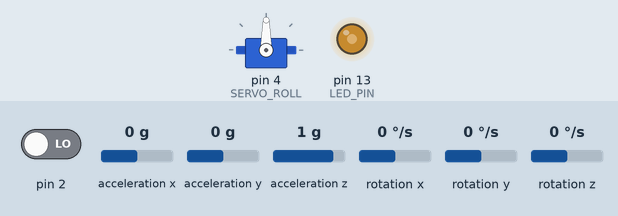
A sketch run on a simulated Arduino Uno, built with avr-gcc and run on an emulated ATmega328P. Shown: servo, output pins drawn as LEDs (lit = HIGH). Inputs (shaded band) come from the test bench; at power-on: acceleration y 0 g, acceleration z 1 g, pin 2 LOW, acceleration x 0 g, rotation x 0 °/s, rotation y 0 °/s, rotation z 0 °/s. The sensor or clock chip raises its interrupt line as the real part does; what the sketch prints to the serial monitor is not drawn.

Above: at 1.7 s.
1.8 s: acceleration y set to -1.4 g
At 2.5 s:
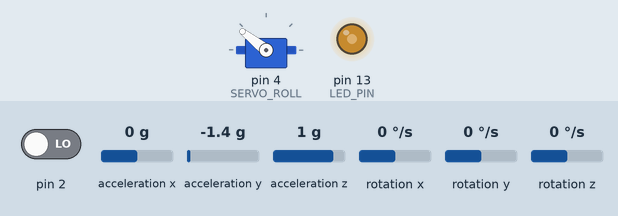
4.8 s: acceleration y set to 0 g
6.3 s: acceleration z set to 0.1 g
7.8 s: acceleration z set to -0.2 g
At 8.19 s:
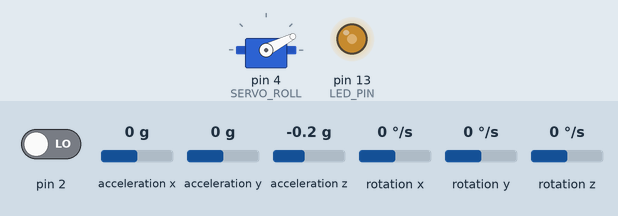
At 8.94 s:
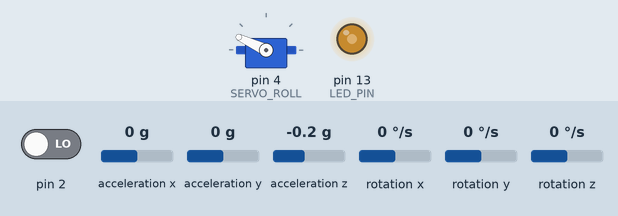
10.8 s: acceleration y set to -0.8 g
At 10.99 s:
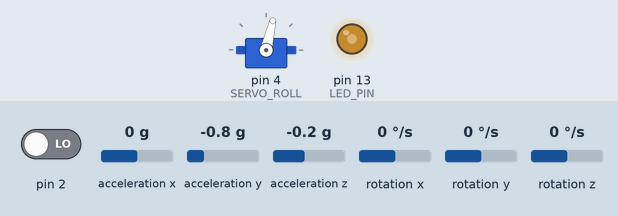
13.8 s: acceleration z set to 1.4 g
Timing chart, 0 to 17.8 s (numbered marks = the images above; inputs shaded):
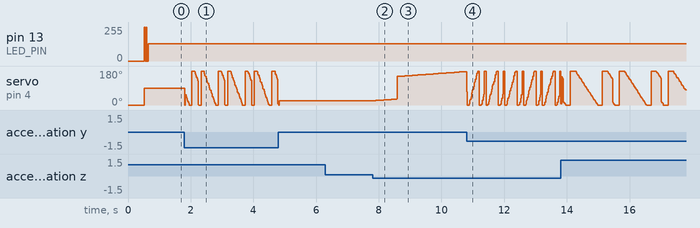

Measured:
- the behaviour switches between 0 and -0.1 g on acceleration z (found by bisection; images 1 and 2)
- after the input at 6.3 s, every drawn part: stays the same
- after the input at 7.8 s, servo on pin 4 (SERVO_ROLL): moves from 22° to 177° over 2.9 s, starting at once

The sketch:

mpu6050servo.ino
```cpp
// (licence header left out)
#include <Servo.h>
#include "intPID.h"

// I2Cdev and MPU6050 must be installed as libraries, or else the .cpp/.h files
// for both classes must be in the include path of your project
#include "I2Cdev.h"

#include "MPU6050_6Axis_MotionApps20.h"
//#include "MPU6050.h" // not necessary if using MotionApps include file

// Arduino Wire library is required if I2Cdev I2CDEV_ARDUINO_WIRE implementation
// is used in I2Cdev.h
#if I2CDEV_IMPLEMENTATION == I2CDEV_ARDUINO_WIRE
    #include "Wire.h"
#endif

// class default I2C address is 0x68
// specific I2C addresses may be passed as a parameter here
// AD0 low = 0x68 (default for SparkFun breakout and InvenSense evaluation board)
// AD0 high = 0x69
MPU6050 mpu;
//MPU6050 mpu(0x69); // <-- use for AD0 high

/* =========================================================================
   NOTE: In addition to connection 3.3v, GND, SDA, and SCL, this sketch
   depends on the MPU-6050's INT pin being connected to the Arduino's
   external interrupt #0 pin. On the Arduino Uno and Mega 2560, this is
   digital I/O pin 2.
 * ========================================================================= */

/* =========================================================================
   NOTE: Arduino v1.0.1 with the Leonardo board generates a compile error
   when using Serial.write(buf, len). The Teapot output uses this method.
   The solution requires a modification to the Arduino USBAPI.h file, which
   is fortunately simple, but annoying. This will be fixed in the next IDE
   release. For more info, see these links:

   http://arduino.cc/forum/index.php/topic,109987.0.html
   http://code.google.com/p/arduino/issues/detail?id=958
 * ========================================================================= */


// uncomment "OUTPUT_READABLE_QUATERNION" if you want to see the actual
// quaternion components in a [w, x, y, z] format (not best for parsing
// on a remote host such as Processing or something though)
//#define OUTPUT_READABLE_QUATERNION

// uncomment "OUTPUT_READABLE_EULER" if you want to see Euler angles
// (in degrees) calculated from the quaternions coming from the FIFO.
// Note that Euler angles suffer from gimbal lock (for more info, see
// http://en.wikipedia.org/wiki/Gimbal_lock)
//#define OUTPUT_READABLE_EULER

// uncomment "OUTPUT_READABLE_YAWPITCHROLL" if you want to see the yaw/
// pitch/roll angles (in degrees) calculated from the quaternions coming
// from the FIFO. Note this also requires gravity vector calculations.
// Also note that yaw/pitch/roll angles suffer from gimbal lock (for
// more info, see: http://en.wikipedia.org/wiki/Gimbal_lock)
//#define OUTPUT_READABLE_YAWPITCHROLL

// uncomment "OUTPUT_READABLE_REALACCEL" if you want to see acceleration
// components with gravity removed. This acceleration reference frame is
// not compensated for orientation, so +X is always +X according to the
// sensor, just without the effects of gravity. If you want acceleration
// compensated for orientation, us OUTPUT_READABLE_WORLDACCEL instead.
//#define OUTPUT_READABLE_REALACCEL

// uncomment "OUTPUT_READABLE_WORLDACCEL" if you want to see acceleration
// components with gravity removed and adjusted for the world frame of
// reference (yaw is relative to initial orientation, since no magnetometer
// is present in this case). Could be quite handy in some cases.
//#define OUTPUT_READABLE_WORLDACCEL

//////CUSTOM; for using yaw pitch roll values
#define OUTPUT_NOTHING_GET_YPR


#define LED_PIN 13 // (Arduino is 13, Teensy is 11, Teensy++ is 6)


#define SERVO_ROLL 4 //Roll servo on pin D4

bool blinkState = false;

// MPU control/status vars
bool dmpReady = false;  // set true if DMP init was successful
uint8_t mpuIntStatus;   // holds actual interrupt status byte from MPU
uint8_t devStatus;      // return status after each device operation (0 = success, !0 = error)
uint16_t packetSize;    // expected DMP packet size (default is 42 bytes)
uint16_t fifoCount;     // count of all bytes currently in FIFO
uint8_t fifoBuffer[64]; // FIFO storage buffer

// orientation/motion vars
Quaternion q;           // [w, x, y, z]         quaternion container
VectorInt16 aa;         // [x, y, z]            accel sensor measurements
VectorInt16 aaReal;     // [x, y, z]            gravity-free accel sensor measurements
VectorInt16 aaWorld;    // [x, y, z]            world-frame accel sensor measurements
VectorFloat gravity;    // [x, y, z]            gravity vector
float euler[3];         // [psi, theta, phi]    Euler angle container
float ypr[3];           // [yaw, pitch, roll]   yaw/pitch/roll container and gravity vector


//////////user variables
int8_t yaw;
int8_t pitch;
int8_t roll;

int8_t rollSetpoint;
int8_t servoSetting;

intPID rollPID(&rollSetpoint, &roll, &servoSetting);

Servo servoRoll;

// ================================================================
// ===               INTERRUPT DETECTION ROUTINE                ===
// ================================================================

volatile bool mpuInterrupt = false;     // indicates whether MPU interrupt pin has gone high
void dmpDataReady() {
    mpuInterrupt = true;
}


// ================================================================
// ===                      INITIAL SETUP                       ===
// ================================================================

void setup() {
    // join I2C bus (I2Cdev library doesn't do this automatically)
    #if I2CDEV_IMPLEMENTATION == I2CDEV_ARDUINO_WIRE
        Wire.begin();
        TWBR = 24; // 400kHz I2C clock (200kHz if CPU is 8MHz)
    #elif I2CDEV_IMPLEMENTATION == I2CDEV_BUILTIN_FASTWIRE
        Fastwire::setup(400, true);
    #endif

    servoRoll.attach(SERVO_ROLL);
    servoRoll.write(0);

    rollSetpoint = 0;
    rollPID.setCoefficients(0.3, 0.006, 10);

    // initialize serial communication
    Serial.begin(115200);

    mpu.initialize();

    // verify connection
    Serial.println(F("Testing device connections..."));
    Serial.println(mpu.testConnection() ? F("MPU6050 connection successful") : F("MPU6050 connection failed"));

    // load and configure the DMP
    Serial.println(F("Initializing DMP..."));
    devStatus = mpu.dmpInitialize();

    // supply your own gyro offsets here, scaled for min sensitivity
    mpu.setXGyroOffset(-107);
    mpu.setYGyroOffset(-13);
    mpu.setZGyroOffset(-15);
    mpu.setXAccelOffset(-1127);
    mpu.setYAccelOffset(-3118);
    mpu.setZAccelOffset(1386); // 1688 factory default for my test chip

    // make sure it worked (returns 0 if so)
    if (devStatus == 0) {
        // turn on the DMP, now that it's ready
        Serial.println(F("Enabling DMP..."));
        mpu.setDMPEnabled(true);

        // enable Arduino interrupt detection
        Serial.println(F("Enabling interrupt detection (Arduino external interrupt 0)..."));
        attachInterrupt(0, dmpDataReady, RISING);
        mpuIntStatus = mpu.getIntStatus();

        // set our DMP Ready flag so the main loop() function knows it's okay to use it
        Serial.println(F("DMP ready! Waiting for first interrupt..."));
        dmpReady = true;

        // get expected DMP packet size for later comparison
        packetSize = mpu.dmpGetFIFOPacketSize();
    } else {
        // ERROR!
        // 1 = initial memory load failed
        // 2 = DMP configuration updates failed
        // (if it's going to break, usually the code will be 1)
        Serial.print(F("DMP Initialization failed (code "));
        Serial.print(devStatus);
        Serial.println(F(")"));
    }

    // configure LED for output
    pinMode(LED_PIN, OUTPUT);
}


// ================================================================
// ===                    MAIN PROGRAM LOOP                     ===
// ================================================================

void loop() {
    // if programming failed, don't try to do anything
    if (!dmpReady) return;

    // wait for MPU interrupt or extra packet(s) available
    while (!mpuInterrupt && fifoCount < packetSize) {
       /* Serial.print("YAW:");
        Serial.print(yaw);
        Serial.print("\tPITCH:");
        Serial.print(pitch);
        Serial.print("\tROLL:");
        Serial.print(roll);
        Serial.println("");*/
    }

    // reset interrupt flag and get INT_STATUS byte
    mpuInterrupt = false;
    mpuIntStatus = mpu.getIntStatus();

    // get current FIFO count
    fifoCount = mpu.getFIFOCount();

    // check for overflow (this should never happen unless our code is too inefficient)
    if ((mpuIntStatus & 0x10) || fifoCount == 1024) {
        // reset so we can continue cleanly
        mpu.resetFIFO();
        Serial.println(F("FIFO overflow!"));

    // otherwise, check for DMP data ready interrupt (this should happen frequently)
    } else if (mpuIntStatus & 0x02) {
        // wait for correct available data length, should be a VERY short wait
        while (fifoCount < packetSize) fifoCount = mpu.getFIFOCount();

        // read a packet from FIFO
        mpu.getFIFOBytes(fifoBuffer, packetSize);

        // track FIFO count here in case there is > 1 packet available
        // (this lets us immediately read more without waiting for an interrupt)
        fifoCount -= packetSize;

        #ifdef OUTPUT_READABLE_QUATERNION
            // display quaternion values in easy matrix form: w x y z
            mpu.dmpGetQuaternion(&q, fifoBuffer);
            Serial.print("quat\t");
            Serial.print(q.w);
            Serial.print("\t");
            Serial.print(q.x);
            Serial.print("\t");
            Serial.print(q.y);
            Serial.print("\t");
            Serial.println(q.z);
        #endif

        #ifdef OUTPUT_READABLE_EULER
            // display Euler angles in degrees
            mpu.dmpGetQuaternion(&q, fifoBuffer);
            mpu.dmpGetEuler(euler, &q);
            Serial.print("euler\t");
            Serial.print(euler[0] * 180/M_PI);
            Serial.print("\t");
            Serial.print(euler[1] * 180/M_PI);
            Serial.print("\t");
            Serial.println(euler[2] * 180/M_PI);
        #endif

        #ifdef OUTPUT_NOTHING_GET_YPR
            mpu.dmpGetQuaternion(&q, fifoBuffer);
            mpu.dmpGetGravity(&gravity, &q);
            mpu.dmpGetYawPitchRoll(ypr, &q, &gravity);
            yaw = (int8_t)(ypr[0] * 255/M_PI); //yaw scaled to 8 bit integer
            pitch = (int8_t)(ypr[1] * 255/M_PI); //pitch
            roll = (int8_t)(ypr[2] * 255/M_PI); //roll

            rollPID.compute();
            servoRoll.write(map(servoSetting,-90,90,180,0));
        #endif


        #ifdef OUTPUT_READABLE_YAWPITCHROLL
            // display Euler angles in degrees
            mpu.dmpGetQuaternion(&q, fifoBuffer);
            mpu.dmpGetGravity(&gravity, &q);
            mpu.dmpGetYawPitchRoll(ypr, &q, &gravity);
            Serial.print(ypr[0] * 180/M_PI);
            Serial.print("\t");
            Serial.print(ypr[1] * 180/M_PI);
            Serial.print("\t");
            Serial.println(ypr[2] * 180/M_PI);
        #endif

        #ifdef OUTPUT_READABLE_REALACCEL
            // display real acceleration, adjusted to remove gravity
            mpu.dmpGetQuaternion(&q, fifoBuffer);
            mpu.dmpGetAccel(&aa, fifoBuffer);
            mpu.dmpGetGravity(&gravity, &q);
            mpu.dmpGetLinearAccel(&aaReal, &aa, &gravity);
            Serial.print("areal\t");
            Serial.print(aaReal.x);
            Serial.print("\t");
            Serial.print(aaReal.y);
            Serial.print("\t");
            Serial.println(aaReal.z);
        #endif

        #ifdef OUTPUT_READABLE_WORLDACCEL
            // display initial world-frame acceleration, adjusted to remove gravity
            // and rotated based on known orientation from quaternion
            mpu.dmpGetQuaternion(&q, fifoBuffer);
            mpu.dmpGetAccel(&aa, fifoBuffer);
            mpu.dmpGetGravity(&gravity, &q);
            mpu.dmpGetLinearAccel(&aaReal, &aa, &gravity);
            mpu.dmpGetLinearAccelInWorld(&aaWorld, &aaReal, &q);
            Serial.print("aworld\t");
            Serial.print(aaWorld.x);
            Serial.print("\t");
            Serial.print(aaWorld.y);
            Serial.print("\t");
            Serial.println(aaWorld.z);
        #endif

        // blink LED to indicate activity
        blinkState = !blinkState;
        digitalWrite(LED_PIN, blinkState);
    }
}
```

intPID.cpp
```cpp
#include "intPID.h"

intPID::intPID(int8_t* setpointAdd, int8_t* inputAdd, int8_t* outputAdd)
{
  this->setpointAdd = setpointAdd;
  this->inputAdd = inputAdd;
  this->outputAdd = outputAdd;

  kp = 1;
  ki = 0;
  kd = 0;

  currentTime = millis();
  previousTime = currentTime;

  integralOutput = 0;
  differentialOutput = 0;
  previousError = 0;
}


void intPID::compute( void )
{


  //memory operation for input
  input = (*inputAdd);

  //compute dt
  currentTime = millis();
  dt = currentTime - previousTime;
  previousTime = currentTime;

  //compute pid
  error = (*setpointAdd) - (*inputAdd);
  integralOutput += error * dt;
  differentialOutput = (error - previousError) / dt;
  previousError = error;
  output = error * kp + integralOutput * ki + differentialOutput * kd;
  output >>= 16; // divide by 256 again

 /* Serial.print("input ");
  Serial.print(input);
  Serial.print("  dt:");
  Serial.print(dt);
  Serial.print("  error ");
  Serial.print(error);
  Serial.print("  differentialOutput ");
  Serial.println(differentialOutput);*/

  //memory operation for output
  (*outputAdd) = (int8_t) output;
}
```

intPID.h
```cpp
#include <Arduino.h>

union precisionInt8
{
  int16_t precision;
  int8_t bytes[2];
};


class intPID
{
  public:

  intPID(int8_t* setpointAdd, int8_t* inputAdd, int8_t* outputAdd); //adresses of the input/output value

  void setKp(float kp){this->kp = (int32_t)(kp*65536);}; //multiply the coefficients by 2^16 to allow for values |x| < 1
  void setKi(float ki){this->ki = (int32_t)(ki*65536);};
  void setKd(float kd){this->kd = (int32_t)(kd*65536);};
  void setCoefficients(float kp, float ki, float kd){setKp(kp); setKi(ki); setKd(kd);};

  void compute( void );

  private:

  int previousTime;
  int currentTime;
  int dt;

  int8_t* setpointAdd;
  int8_t* inputAdd;
  int8_t* outputAdd;

  int16_t input;
  int32_t output;

  int32_t kp;
  int32_t ki;
  int32_t kd;

  int8_t error;
  int8_t previousError;
  int8_t previousInput;
  int16_t integralOutput;
  int16_t differentialOutput;
};
```
